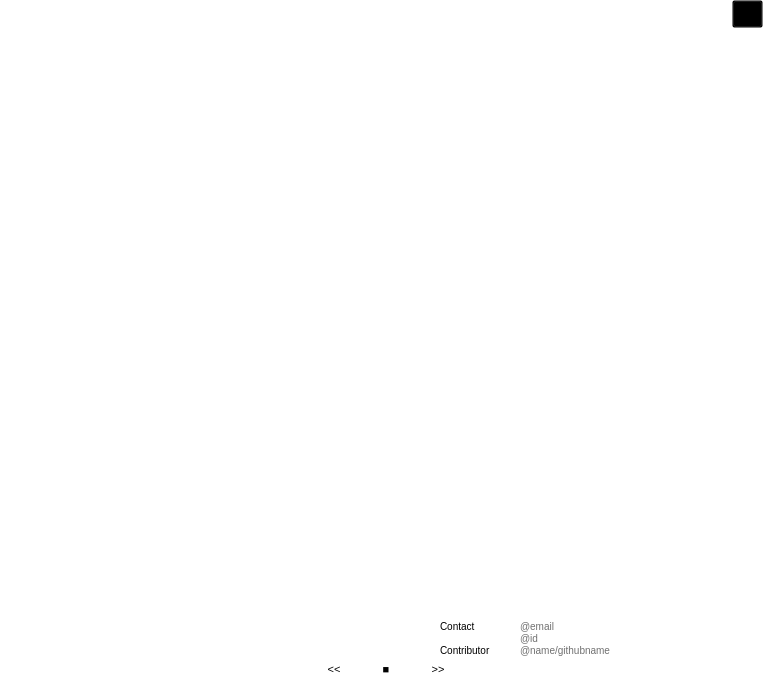
   <widget class="QWidget" name="mb_show_adj" native="true">
    <property name="geometry">
     <rect>
      <x>200</x>
      <y>0</y>
      <width>771</width>
      <height>700</height>
     </rect>
    </property>
    <property name="styleSheet">
     <string notr="true">#mb_show_adj {
background-color: white;
}
QWidget {
padding: 0px;
margin: 0px;
background-color: transparent;
}

/* Top/Bottom button PushButton Part*/
#mb_show_btns_adj .QPushButton {
font: 11px;
padding: 0px;
background-color: white;
border-radius: 8px;
text-align: center;
color: black;
}
#mb_show_btns_adj .QPushButton:hover {
color: white;
background-color: rgb(228, 175, 10);
}


/* Bottom Button Part */
#mb_show_btns_adj,
#mb_show_btns_adj .QWidget,
#mb_show_btns_adj .QWidget .QLabel {
background-color: transparent;
}

/* Main Show Word Part*/
#mb_show_eng_adj {
font: 100px;
color: black;
font-weight: bold;
}
#mb_show_kor_adj {
color: black;
font: 50px;
font-weight: bold;
}
#mb_show_image_adj {
color: black;
font: 20px;
}
#mb_show_special_case_adj {
background-repeat: none;
background-position: center;
background-color: transparent;
background-image: '';
font: 100px;
font-weight: bold;
color: transparent;
}
#mb_show_dev_contact {
color: black;
font: 10px;
}
#mb_show_dev_detail {
font: 10px;
color: rgb(112, 112, 112);
}</string>
    </property>
    <widget class="QWidget" name="mb_show_btns_adj" native="true">
     <property name="geometry">
      <rect>
       <x>0</x>
       <y>654</y>
       <width>771</width>
       <height>30</height>
      </rect>
     </property>
     <layout class="QHBoxLayout" name="horizontalLayout">
      <property name="spacing">
       <number>0</number>
      </property>
      <property name="leftMargin">
       <number>0</number>
      </property>
      <property name="topMargin">
       <number>0</number>
      </property>
      <property name="rightMargin">
       <number>0</number>
      </property>
      <property name="bottomMargin">
       <number>0</number>
      </property>
      <item>
       <spacer name="mb_show_spacer_left">
        <property name="orientation">
         <enum>Qt::Horizontal</enum>
        </property>
        <property name="sizeHint" stdset="0">
         <size>
          <width>40</width>
          <height>20</height>
         </size>
        </property>
       </spacer>
      </item>
      <item>
       <widget class="QWidget" name="mb_show_btn_widget" native="true">
        <property name="minimumSize">
         <size>
          <width>0</width>
          <height>0</height>
         </size>
        </property>
        <property name="maximumSize">
         <size>
          <width>16777215</width>
          <height>16777215</height>
         </size>
        </property>
        <layout class="QHBoxLayout" name="horizontalLayout_2">
         <property name="spacing">
          <number>0</number>
         </property>
         <property name="leftMargin">
          <number>0</number>
         </property>
         <property name="topMargin">
          <number>0</number>
         </property>
         <property name="rightMargin">
          <number>0</number>
         </property>
         <property name="bottomMargin">
          <number>0</number>
         </property>
         <item>
          <widget class="QPushButton" name="back">
           <property name="minimumSize">
            <size>
             <width>26</width>
             <height>26</height>
            </size>
           </property>
           <property name="maximumSize">
            <size>
             <width>26</width>
             <height>26</height>
            </size>
           </property>
           <property name="cursor">
            <cursorShape>PointingHandCursor</cursorShape>
           </property>
           <property name="text">
            <string>&lt;&lt;</string>
           </property>
          </widget>
         </item>
         <item>
          <widget class="QLabel" name="dummy">
           <property name="minimumSize">
            <size>
             <width>26</width>
             <height>26</height>
            </size>
           </property>
           <property name="maximumSize">
            <size>
             <width>26</width>
             <height>26</height>
            </size>
           </property>
           <property name="text">
            <string/>
           </property>
          </widget>
         </item>
         <item>
          <widget class="QPushButton" name="pause">
           <property name="minimumSize">
            <size>
             <width>26</width>
             <height>26</height>
            </size>
           </property>
           <property name="maximumSize">
            <size>
             <width>26</width>
             <height>26</height>
            </size>
           </property>
           <property name="cursor">
            <cursorShape>PointingHandCursor</cursorShape>
           </property>
           <property name="text">
            <string>■</string>
           </property>
          </widget>
         </item>
         <item>
          <widget class="QLabel" name="dummy_2">
           <property name="minimumSize">
            <size>
             <width>26</width>
             <height>26</height>
            </size>
           </property>
           <property name="maximumSize">
            <size>
             <width>26</width>
             <height>26</height>
            </size>
           </property>
           <property name="text">
            <string/>
           </property>
          </widget>
         </item>
         <item>
          <widget class="QPushButton" name="forward">
           <property name="minimumSize">
            <size>
             <width>26</width>
             <height>26</height>
            </size>
           </property>
           <property name="maximumSize">
            <size>
             <width>26</width>
             <height>26</height>
            </size>
           </property>
           <property name="cursor">
            <cursorShape>PointingHandCursor</cursorShape>
           </property>
           <property name="text">
            <string>&gt;&gt;</string>
           </property>
          </widget>
         </item>
        </layout>
       </widget>
      </item>
      <item>
       <spacer name="mb_show_spacer_right">
        <property name="orientation">
         <enum>Qt::Horizontal</enum>
        </property>
        <property name="sizeHint" stdset="0">
         <size>
          <width>40</width>
          <height>20</height>
         </size>
        </property>
       </spacer>
      </item>
     </layout>
    </widget>
    <widget class="QLabel" name="mb_show_eng_adj">
     <property name="geometry">
      <rect>
       <x>0</x>
       <y>10</y>
       <width>771</width>
       <height>140</height>
      </rect>
     </property>
     <property name="text">
      <string/>
     </property>
     <property name="alignment">
      <set>Qt::AlignCenter</set>
     </property>
    </widget>
    <widget class="QLabel" name="mb_show_image_adj">
     <property name="geometry">
      <rect>
       <x>0</x>
       <y>160</y>
       <width>771</width>
       <height>381</height>
      </rect>
     </property>
     <property name="text">
      <string/>
     </property>
     <property name="alignment">
      <set>Qt::AlignCenter</set>
     </property>
    </widget>
    <widget class="QLabel" name="mb_show_kor_adj">
     <property name="geometry">
      <rect>
       <x>0</x>
       <y>540</y>
       <width>771</width>
       <height>81</height>
      </rect>
     </property>
     <property name="text">
      <string/>
     </property>
     <property name="alignment">
      <set>Qt::AlignCenter</set>
     </property>
    </widget>
    <widget class="QLabel" name="mb_show_special_case_adj">
     <property name="geometry">
      <rect>
       <x>0</x>
       <y>0</y>
       <width>771</width>
       <height>700</height>
      </rect>
     </property>
     <property name="text">
      <string>[SPECIAL CASE]</string>
     </property>
     <property name="alignment">
      <set>Qt::AlignCenter</set>
     </property>
     <property name="wordWrap">
      <bool>true</bool>
     </property>
    </widget>
    <widget class="QWidget" name="mb_show_dev" native="true">
     <property name="geometry">
      <rect>
       <x>0</x>
       <y>620</y>
       <width>770</width>
       <height>67</height>
      </rect>
     </property>
     <layout class="QHBoxLayout" name="horizontalLayout_3">
      <property name="spacing">
       <number>0</number>
      </property>
      <property name="leftMargin">
       <number>0</number>
      </property>
      <property name="topMargin">
       <number>0</number>
      </property>
      <property name="rightMargin">
       <number>0</number>
      </property>
      <property name="bottomMargin">
       <number>0</number>
      </property>
      <item>
       <spacer name="horizontalSpacer">
        <property name="orientation">
         <enum>Qt::Horizontal</enum>
        </property>
        <property name="sizeHint" stdset="0">
         <size>
          <width>40</width>
          <height>20</height>
         </size>
        </property>
       </spacer>
      </item>
      <item>
       <widget class="QLabel" name="mb_show_dev_contact">
        <property name="minimumSize">
         <size>
          <width>80</width>
          <height>100</height>
         </size>
        </property>
        <property name="text">
         <string>Contact

Contributor</string>
        </property>
        <property name="alignment">
         <set>Qt::AlignLeading|Qt::AlignLeft|Qt::AlignTop</set>
        </property>
       </widget>
      </item>
      <item>
       <widget class="QLabel" name="mb_show_dev_detail">
        <property name="minimumSize">
         <size>
          <width>250</width>
          <height>100</height>
         </size>
        </property>
        <property name="text">
         <string>@email
@id
@name/githubname</string>
        </property>
        <property name="alignment">
         <set>Qt::AlignLeading|Qt::AlignLeft|Qt::AlignTop</set>
        </property>
       </widget>
      </item>
     </layout>
    </widget>
    <widget class="QPushButton" name="mb_show_ignore_button">
     <property name="geometry">
      <rect>
       <x>732</x>
       <y>0</y>
       <width>31</width>
       <height>28</height>
      </rect>
     </property>
     <property name="text">
      <string/>
     </property>
    </widget>
    <zorder>mb_show_special_case_adj</zorder>
    <zorder>mb_show_eng_adj</zorder>
    <zorder>mb_show_image_adj</zorder>
    <zorder>mb_show_kor_adj</zorder>
    <zorder>mb_show_btns_adj</zorder>
    <zorder>mb_show_dev</zorder>
    <zorder>mb_show_ignore_button</zorder>
   </widget>
